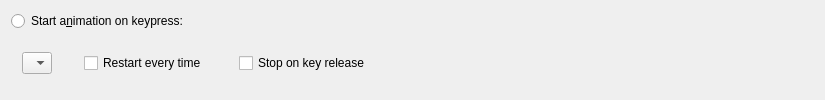
     <widget class="QWidget" name="animTab">
      <attribute name="title">
       <string>Animation</string>
      </attribute>
      <layout class="QGridLayout" name="gridLayout_5">
       <item row="6" column="2">
        <widget class="QComboBox" name="animBox">
         <property name="sizePolicy">
          <sizepolicy hsizetype="Expanding" vsizetype="Fixed">
           <horstretch>0</horstretch>
           <verstretch>0</verstretch>
          </sizepolicy>
         </property>
         <item>
          <property name="text">
           <string/>
          </property>
         </item>
        </widget>
       </item>
       <item row="6" column="3">
        <spacer name="horizontalSpacer_24">
         <property name="orientation">
          <enum>Qt::Horizontal</enum>
         </property>
         <property name="sizeType">
          <enum>QSizePolicy::Fixed</enum>
         </property>
         <property name="sizeHint" stdset="0">
          <size>
           <width>20</width>
           <height>20</height>
          </size>
         </property>
        </spacer>
       </item>
       <item row="6" column="2">
        <spacer name="verticalSpacer_11">
         <property name="orientation">
          <enum>Qt::Vertical</enum>
         </property>
         <property name="sizeType">
          <enum>QSizePolicy::MinimumExpanding</enum>
         </property>
         <property name="sizeHint" stdset="0">
          <size>
           <width>20</width>
           <height>0</height>
          </size>
         </property>
        </spacer>
       </item>
       <item row="6" column="5">
        <spacer name="horizontalSpacer_26">
         <property name="orientation">
          <enum>Qt::Horizontal</enum>
         </property>
         <property name="sizeType">
          <enum>QSizePolicy::Fixed</enum>
         </property>
         <property name="sizeHint" stdset="0">
          <size>
           <width>20</width>
           <height>20</height>
          </size>
         </property>
        </spacer>
       </item>
       <item row="6" column="6">
        <widget class="QCheckBox" name="animKrBox">
         <property name="text">
          <string>Stop on key release</string>
         </property>
        </widget>
       </item>
       <item row="6" column="4">
        <widget class="QCheckBox" name="animOnceBox">
         <property name="text">
          <string>Restart every time</string>
         </property>
        </widget>
       </item>
       <item row="6" column="1">
        <spacer name="horizontalSpacer_23">
         <property name="orientation">
          <enum>Qt::Horizontal</enum>
         </property>
         <property name="sizeType">
          <enum>QSizePolicy::Fixed</enum>
         </property>
         <property name="sizeHint" stdset="0">
          <size>
           <width>5</width>
           <height>20</height>
          </size>
         </property>
        </spacer>
       </item>
       <item row="6" column="7">
        <spacer name="horizontalSpacer_25">
         <property name="orientation">
          <enum>Qt::Horizontal</enum>
         </property>
         <property name="sizeHint" stdset="0">
          <size>
           <width>438</width>
           <height>20</height>
          </size>
         </property>
        </spacer>
       </item>
       <item row="0" column="1" colspan="7">
        <widget class="QRadioButton" name="animButton">
         <property name="sizePolicy">
          <sizepolicy hsizetype="Expanding" vsizetype="Fixed">
           <horstretch>0</horstretch>
           <verstretch>0</verstretch>
          </sizepolicy>
         </property>
         <property name="text">
          <string>Start a&amp;nimation on keypress:</string>
         </property>
        </widget>
       </item>
      </layout>
     </widget>
